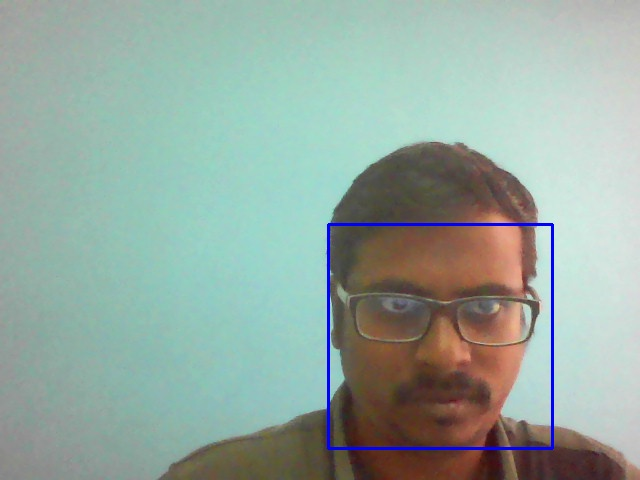
#> input picture sample/myface.jpg, 640 x 480 px
$ python blur.py
#> lines starting #> are read from the running program, lines starting #| are printed output that depends on the picture
# importing opencv CV2 module
import cv2

# bat.jpg is the batman image.
img = cv2.imread('sample/myface.jpg')
#> img is the input picture: shape (480, 640, 3); mean B, G, R 160.2, 168.9, 150

# make sure that you have saved it in the same folder
# Averaging
# You can change the kernel size as you want
avging = cv2.blur(img,(20,20))
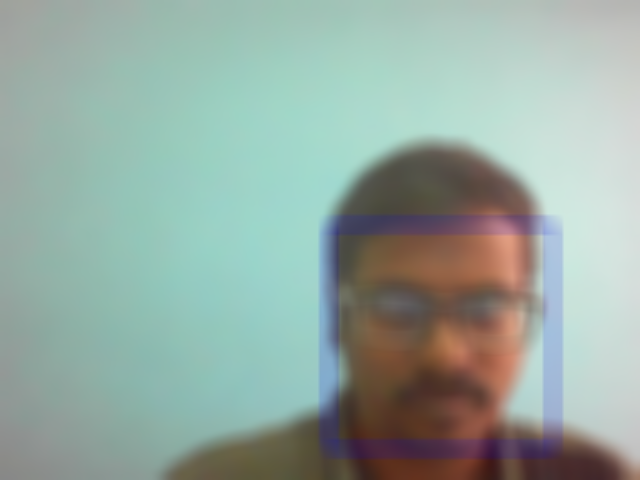
#> avging: shape (480, 640, 3); mean B, G, R 160.3, 169, 150

cv2.imshow('Averaging',avging)
cv2.waitKey(0)

# Gaussian Blurring
# Again, you can change the kernel size
'''gausBlur = cv2.GaussianBlur(img, (5,5),0)
cv2.imshow('Gaussian Blurring', gausBlur)
cv2.waitKey(0)

# Median blurring
medBlur = cv2.medianBlur(img,5)
cv2.imshow('Media Blurring', medBlur)
cv2.waitKey(0)

# Bilateral Filtering
bilFilter = cv2.bilateralFilter(img,9,75,75)
cv2.imshow('Bilateral Filtering', bilFilter)'''


cv2.waitKey(0)
cv2.destroyAllWindows()
